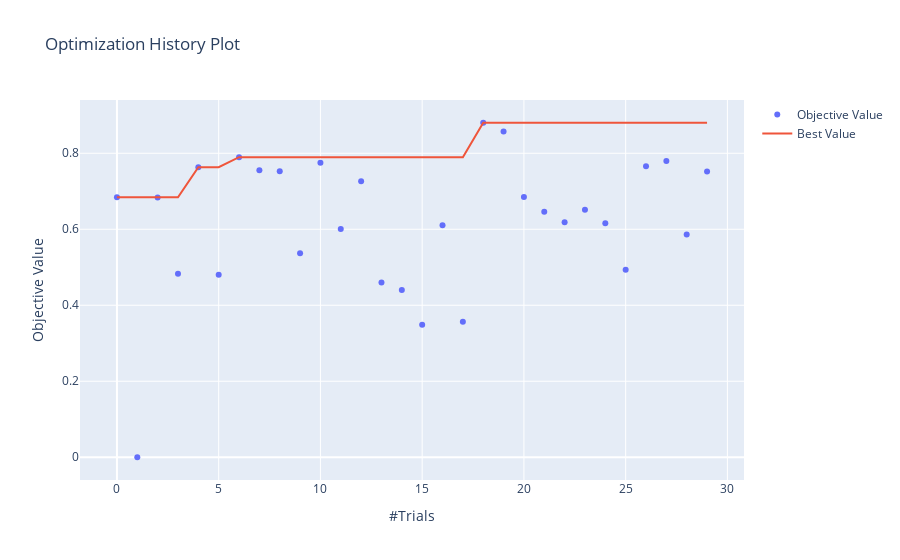

The cell this chart's notebook holds for it:
### Code cell
optuna.visualization.plot_optimization_history(study)

### Figure 1 — Plotly figure (JSON) as saved in the notebook; plotly's stock layout.template omitted (floating-point values rounded to 4 significant figures)
{"data": [{"mode": "markers", "name": "Objective Value", "type": "scatter", "x": [0, 1, 2, 3, 4, 5, 6, 7, 8, 9, 10, 11, 12, 13, 14, 15, 16, 17, 18, 19, 20, 21, 22, 23, 24, 25, 26, 27, 28, 29], "y": [0.6843, 0, 0.6838, 0.4832, 0.7634, 0.4804, 0.7897, 0.7553, 0.7527, 0.5366, 0.7752, 0.6005, 0.7267, 0.4602, 0.44, 0.3485, 0.6107, 0.3568, 0.8803, 0.857, 0.6848, 0.6462, 0.6188, 0.6516, 0.6161, 0.4935, 0.7657, 0.7797, 0.5864, 0.7521]}, {"name": "Best Value", "type": "scatter", "x": [0, 1, 2, 3, 4, 5, 6, 7, 8, 9, 10, 11, 12, 13, 14, 15, 16, 17, 18, 19, 20, 21, 22, 23, 24, 25, 26, 27, 28, 29], "y": [0.6843, 0.6843, 0.6843, 0.6843, 0.7634, 0.7634, 0.7897, 0.7897, 0.7897, 0.7897, 0.7897, 0.7897, 0.7897, 0.7897, 0.7897, 0.7897, 0.7897, 0.7897, 0.8803, 0.8803, 0.8803, 0.8803, 0.8803, 0.8803, 0.8803, 0.8803, 0.8803, 0.8803, 0.8803, 0.8803]}], "layout": {"title": {"text": "Optimization History Plot"}, "xaxis": {"title": {"text": "#Trials"}}, "yaxis": {"title": {"text": "Objective Value"}}}}
